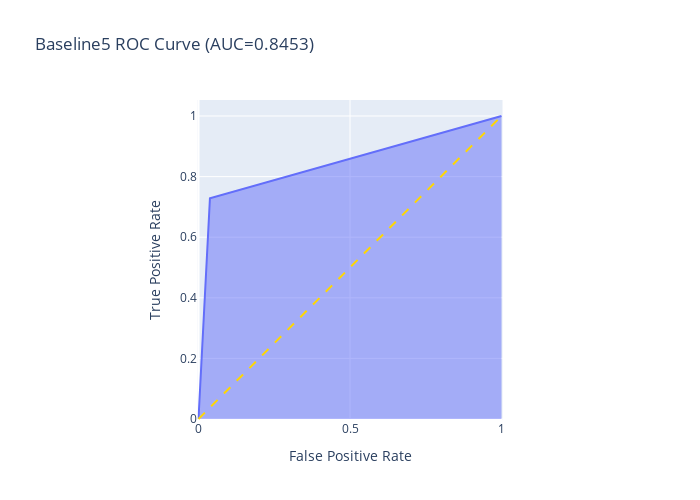

Notebook cell for this chart:
### Markdown cell above
**Area Under Curve plot**

### Code cell
fpr, tpr, thresholds = roc_curve(b5_y_test, b5_test_pred)
fig = px.area(
    x=fpr, y=tpr,
    title=f'Baseline5 ROC Curve (AUC={auc(fpr, tpr):.4f})',
    labels=dict(x='False Positive Rate', y='True Positive Rate'),
    width=700, height=500
)
fig.add_shape(
    type='line', line=dict(color="gold",dash='dash'),
    x0=0, x1=1, y0=0, y1=1
)

fig.update_yaxes(scaleanchor="x", scaleratio=1)
fig.update_xaxes(constrain='domain')
fig.show()

### Figure 1 — Plotly figure (JSON) as saved in the notebook; plotly's stock layout.template omitted (floating-point values rounded to 4 significant figures)
{"data": [{"hovertemplate": "False Positive Rate=%{x}<br>True Positive Rate=%{y}<extra></extra>", "legendgroup": "", "line": {"color": "#636efa"}, "mode": "lines", "name": "", "orientation": "v", "showlegend": false, "stackgroup": "1", "type": "scatter", "x": [0, 0.03776, 1], "xaxis": "x", "y": [0, 0.7283, 1], "yaxis": "y"}], "layout": {"height": 500, "legend": {"tracegroupgap": 0}, "shapes": [{"line": {"color": "gold", "dash": "dash"}, "type": "line", "x0": 0, "x1": 1, "y0": 0, "y1": 1}], "title": {"text": "Baseline5 ROC Curve (AUC=0.8453)"}, "width": 700, "xaxis": {"anchor": "y", "autorange": true, "constrain": "domain", "domain": [0.2176, 0.7824], "range": [-0.0033, 1.003], "title": {"text": "False Positive Rate"}, "type": "linear"}, "yaxis": {"anchor": "x", "autorange": true, "domain": [0, 1], "range": [-0.0033, 1.053], "scaleanchor": "x", "scaleratio": 1, "title": {"text": "True Positive Rate"}, "type": "linear"}}}
